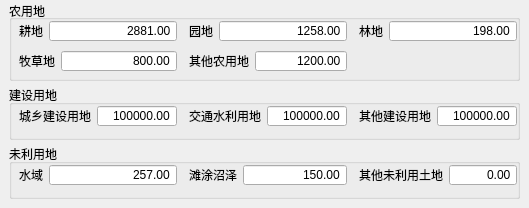
   <widget class="QWidget" name="tab">
    <attribute name="title">
     <string>经济效益</string>
    </attribute>
    <widget class="QGroupBox" name="groupBox_2">
     <property name="geometry">
      <rect>
       <x>9</x>
       <y>0</y>
       <width>511</width>
       <height>81</height>
      </rect>
     </property>
     <property name="font">
      <font>
       <weight>50</weight>
       <bold>false</bold>
      </font>
     </property>
     <property name="title">
      <string>农用地</string>
     </property>
     <property name="alignment">
      <set>Qt::AlignLeading|Qt::AlignLeft|Qt::AlignVCenter</set>
     </property>
     <widget class="QWidget" name="layoutWidget_5">
      <property name="geometry">
       <rect>
        <x>10</x>
        <y>50</y>
        <width>158</width>
        <height>22</height>
       </rect>
      </property>
      <layout class="QFormLayout" name="formLayout_5">
       <item row="0" column="0">
        <widget class="QLabel" name="label_5">
         <property name="text">
          <string>牧草地</string>
         </property>
        </widget>
       </item>
       <item row="0" column="1">
        <widget class="QDoubleSpinBox" name="TxtMCD">
         <property name="minimumSize">
          <size>
           <width>114</width>
           <height>0</height>
          </size>
         </property>
         <property name="wrapping">
          <bool>false</bool>
         </property>
         <property name="frame">
          <bool>true</bool>
         </property>
         <property name="alignment">
          <set>Qt::AlignRight|Qt::AlignTrailing|Qt::AlignVCenter</set>
         </property>
         <property name="buttonSymbols">
          <enum>QAbstractSpinBox::NoButtons</enum>
         </property>
         <property name="maximum">
          <double>999999.989999999990687</double>
         </property>
         <property name="value">
          <double>800.000000000000000</double>
         </property>
        </widget>
       </item>
      </layout>
     </widget>
     <widget class="QWidget" name="layoutWidget_3">
      <property name="geometry">
       <rect>
        <x>350</x>
        <y>20</y>
        <width>158</width>
        <height>22</height>
       </rect>
      </property>
      <layout class="QFormLayout" name="formLayout_3">
       <item row="0" column="0">
        <widget class="QLabel" name="label_3">
         <property name="text">
          <string>林地</string>
         </property>
        </widget>
       </item>
       <item row="0" column="1">
        <widget class="QDoubleSpinBox" name="TxtLD">
         <property name="minimumSize">
          <size>
           <width>126</width>
           <height>0</height>
          </size>
         </property>
         <property name="wrapping">
          <bool>false</bool>
         </property>
         <property name="frame">
          <bool>true</bool>
         </property>
         <property name="alignment">
          <set>Qt::AlignRight|Qt::AlignTrailing|Qt::AlignVCenter</set>
         </property>
         <property name="buttonSymbols">
          <enum>QAbstractSpinBox::NoButtons</enum>
         </property>
         <property name="maximum">
          <double>999999.989999999990687</double>
         </property>
         <property name="value">
          <double>198.000000000000000</double>
         </property>
        </widget>
       </item>
      </layout>
     </widget>
     <widget class="QWidget" name="layoutWidget_2">
      <property name="geometry">
       <rect>
        <x>180</x>
        <y>20</y>
        <width>158</width>
        <height>22</height>
       </rect>
      </property>
      <layout class="QFormLayout" name="formLayout_2">
       <item row="0" column="0">
        <widget class="QLabel" name="label_2">
         <property name="text">
          <string>园地</string>
         </property>
        </widget>
       </item>
       <item row="0" column="1">
        <widget class="QDoubleSpinBox" name="TxtYD">
         <property name="minimumSize">
          <size>
           <width>126</width>
           <height>0</height>
          </size>
         </property>
         <property name="wrapping">
          <bool>false</bool>
         </property>
         <property name="frame">
          <bool>true</bool>
         </property>
         <property name="alignment">
          <set>Qt::AlignRight|Qt::AlignTrailing|Qt::AlignVCenter</set>
         </property>
         <property name="buttonSymbols">
          <enum>QAbstractSpinBox::NoButtons</enum>
         </property>
         <property name="maximum">
          <double>999999.989999999990687</double>
         </property>
         <property name="value">
          <double>1258.000000000000000</double>
         </property>
        </widget>
       </item>
      </layout>
     </widget>
     <widget class="QWidget" name="layoutWidget">
      <property name="geometry">
       <rect>
        <x>10</x>
        <y>20</y>
        <width>158</width>
        <height>22</height>
       </rect>
      </property>
      <layout class="QFormLayout" name="formLayout">
       <item row="0" column="0">
        <widget class="QLabel" name="label">
         <property name="text">
          <string>耕地</string>
         </property>
        </widget>
       </item>
       <item row="0" column="1">
        <widget class="QDoubleSpinBox" name="TxtGD">
         <property name="minimumSize">
          <size>
           <width>126</width>
           <height>0</height>
          </size>
         </property>
         <property name="wrapping">
          <bool>false</bool>
         </property>
         <property name="frame">
          <bool>true</bool>
         </property>
         <property name="alignment">
          <set>Qt::AlignRight|Qt::AlignTrailing|Qt::AlignVCenter</set>
         </property>
         <property name="buttonSymbols">
          <enum>QAbstractSpinBox::NoButtons</enum>
         </property>
         <property name="maximum">
          <double>999999.989999999990687</double>
         </property>
         <property name="value">
          <double>2881.000000000000000</double>
         </property>
        </widget>
       </item>
      </layout>
     </widget>
     <widget class="QWidget" name="layoutWidget_10">
      <property name="geometry">
       <rect>
        <x>180</x>
        <y>50</y>
        <width>158</width>
        <height>22</height>
       </rect>
      </property>
      <layout class="QFormLayout" name="formLayout_10">
       <property name="fieldGrowthPolicy">
        <enum>QFormLayout::AllNonFixedFieldsGrow</enum>
       </property>
       <item row="0" column="0">
        <widget class="QLabel" name="label_10">
         <property name="text">
          <string>其他农用地</string>
         </property>
        </widget>
       </item>
       <item row="0" column="1">
        <widget class="QDoubleSpinBox" name="TxtQTNYD">
         <property name="minimumSize">
          <size>
           <width>90</width>
           <height>0</height>
          </size>
         </property>
         <property name="wrapping">
          <bool>false</bool>
         </property>
         <property name="frame">
          <bool>true</bool>
         </property>
         <property name="alignment">
          <set>Qt::AlignRight|Qt::AlignTrailing|Qt::AlignVCenter</set>
         </property>
         <property name="buttonSymbols">
          <enum>QAbstractSpinBox::NoButtons</enum>
         </property>
         <property name="maximum">
          <double>999999.989999999990687</double>
         </property>
         <property name="value">
          <double>1200.000000000000000</double>
         </property>
        </widget>
       </item>
      </layout>
     </widget>
    </widget>
    <widget class="QGroupBox" name="groupBox_3">
     <property name="geometry">
      <rect>
       <x>9</x>
       <y>85</y>
       <width>511</width>
       <height>55</height>
      </rect>
     </property>
     <property name="title">
      <string>建设用地</string>
     </property>
     <widget class="QWidget" name="layoutWidget_6">
      <property name="geometry">
       <rect>
        <x>350</x>
        <y>20</y>
        <width>158</width>
        <height>22</height>
       </rect>
      </property>
      <layout class="QFormLayout" name="formLayout_6">
       <item row="0" column="1">
        <widget class="QDoubleSpinBox" name="TxtQTJSYD">
         <property name="minimumSize">
          <size>
           <width>78</width>
           <height>0</height>
          </size>
         </property>
         <property name="wrapping">
          <bool>false</bool>
         </property>
         <property name="frame">
          <bool>true</bool>
         </property>
         <property name="alignment">
          <set>Qt::AlignRight|Qt::AlignTrailing|Qt::AlignVCenter</set>
         </property>
         <property name="buttonSymbols">
          <enum>QAbstractSpinBox::NoButtons</enum>
         </property>
         <property name="maximum">
          <double>999999.989999999990687</double>
         </property>
         <property name="value">
          <double>150000.000000000000000</double>
         </property>
        </widget>
       </item>
       <item row="0" column="0">
        <widget class="QLabel" name="label_6">
         <property name="text">
          <string>其他建设用地</string>
         </property>
        </widget>
       </item>
      </layout>
     </widget>
     <widget class="QWidget" name="layoutWidget_7">
      <property name="geometry">
       <rect>
        <x>10</x>
        <y>20</y>
        <width>158</width>
        <height>22</height>
       </rect>
      </property>
      <layout class="QFormLayout" name="formLayout_7">
       <item row="0" column="0">
        <widget class="QLabel" name="label_7">
         <property name="text">
          <string>城乡建设用地</string>
         </property>
        </widget>
       </item>
       <item row="0" column="1">
        <widget class="QDoubleSpinBox" name="TxtCXJSYD">
         <property name="minimumSize">
          <size>
           <width>78</width>
           <height>0</height>
          </size>
         </property>
         <property name="wrapping">
          <bool>false</bool>
         </property>
         <property name="frame">
          <bool>true</bool>
         </property>
         <property name="alignment">
          <set>Qt::AlignRight|Qt::AlignTrailing|Qt::AlignVCenter</set>
         </property>
         <property name="buttonSymbols">
          <enum>QAbstractSpinBox::NoButtons</enum>
         </property>
         <property name="maximum">
          <double>999999.989999999990687</double>
         </property>
         <property name="value">
          <double>300000.000000000000000</double>
         </property>
        </widget>
       </item>
      </layout>
     </widget>
     <widget class="QWidget" name="layoutWidget_4">
      <property name="geometry">
       <rect>
        <x>180</x>
        <y>20</y>
        <width>158</width>
        <height>22</height>
       </rect>
      </property>
      <layout class="QFormLayout" name="formLayout_4">
       <item row="0" column="0">
        <widget class="QLabel" name="label_4">
         <property name="text">
          <string>交通水利用地</string>
         </property>
        </widget>
       </item>
       <item row="0" column="1">
        <widget class="QDoubleSpinBox" name="TxtJTSLYD">
         <property name="minimumSize">
          <size>
           <width>78</width>
           <height>0</height>
          </size>
         </property>
         <property name="wrapping">
          <bool>false</bool>
         </property>
         <property name="frame">
          <bool>true</bool>
         </property>
         <property name="alignment">
          <set>Qt::AlignRight|Qt::AlignTrailing|Qt::AlignVCenter</set>
         </property>
         <property name="buttonSymbols">
          <enum>QAbstractSpinBox::NoButtons</enum>
         </property>
         <property name="maximum">
          <double>999999.989999999990687</double>
         </property>
         <property name="value">
          <double>210000.000000000000000</double>
         </property>
        </widget>
       </item>
      </layout>
     </widget>
    </widget>
    <widget class="QGroupBox" name="groupBox_4">
     <property name="geometry">
      <rect>
       <x>9</x>
       <y>144</y>
       <width>511</width>
       <height>55</height>
      </rect>
     </property>
     <property name="title">
      <string>未利用地</string>
     </property>
     <widget class="QWidget" name="layoutWidget_9">
      <property name="geometry">
       <rect>
        <x>350</x>
        <y>20</y>
        <width>158</width>
        <height>22</height>
       </rect>
      </property>
      <layout class="QFormLayout" name="formLayout_9">
       <item row="0" column="0">
        <widget class="QLabel" name="label_9">
         <property name="text">
          <string>其他未利用土地</string>
         </property>
        </widget>
       </item>
       <item row="0" column="1">
        <widget class="QDoubleSpinBox" name="TxtQTWLYTD">
         <property name="minimumSize">
          <size>
           <width>66</width>
           <height>0</height>
          </size>
         </property>
         <property name="wrapping">
          <bool>false</bool>
         </property>
         <property name="frame">
          <bool>true</bool>
         </property>
         <property name="alignment">
          <set>Qt::AlignRight|Qt::AlignTrailing|Qt::AlignVCenter</set>
         </property>
         <property name="buttonSymbols">
          <enum>QAbstractSpinBox::NoButtons</enum>
         </property>
         <property name="maximum">
          <double>999999.989999999990687</double>
         </property>
        </widget>
       </item>
      </layout>
     </widget>
     <widget class="QWidget" name="layoutWidget_11">
      <property name="geometry">
       <rect>
        <x>180</x>
        <y>20</y>
        <width>158</width>
        <height>22</height>
       </rect>
      </property>
      <layout class="QFormLayout" name="formLayout_11">
       <item row="0" column="0">
        <widget class="QLabel" name="label_11">
         <property name="text">
          <string>滩涂沼泽</string>
         </property>
        </widget>
       </item>
       <item row="0" column="1">
        <widget class="QDoubleSpinBox" name="TxtTTZZ">
         <property name="minimumSize">
          <size>
           <width>102</width>
           <height>0</height>
          </size>
         </property>
         <property name="wrapping">
          <bool>false</bool>
         </property>
         <property name="frame">
          <bool>true</bool>
         </property>
         <property name="alignment">
          <set>Qt::AlignRight|Qt::AlignTrailing|Qt::AlignVCenter</set>
         </property>
         <property name="buttonSymbols">
          <enum>QAbstractSpinBox::NoButtons</enum>
         </property>
         <property name="maximum">
          <double>999999.989999999990687</double>
         </property>
         <property name="value">
          <double>150.000000000000000</double>
         </property>
        </widget>
       </item>
      </layout>
     </widget>
     <widget class="QWidget" name="layoutWidget_8">
      <property name="geometry">
       <rect>
        <x>10</x>
        <y>20</y>
        <width>158</width>
        <height>22</height>
       </rect>
      </property>
      <layout class="QFormLayout" name="formLayout_8">
       <item row="0" column="1">
        <widget class="QDoubleSpinBox" name="TxtSY">
         <property name="minimumSize">
          <size>
           <width>126</width>
           <height>0</height>
          </size>
         </property>
         <property name="wrapping">
          <bool>false</bool>
         </property>
         <property name="frame">
          <bool>true</bool>
         </property>
         <property name="alignment">
          <set>Qt::AlignRight|Qt::AlignTrailing|Qt::AlignVCenter</set>
         </property>
         <property name="buttonSymbols">
          <enum>QAbstractSpinBox::NoButtons</enum>
         </property>
         <property name="maximum">
          <double>999999.989999999990687</double>
         </property>
         <property name="value">
          <double>257.000000000000000</double>
         </property>
        </widget>
       </item>
       <item row="0" column="0">
        <widget class="QLabel" name="label_8">
         <property name="text">
          <string>水域</string>
         </property>
        </widget>
       </item>
      </layout>
     </widget>
    </widget>
   </widget>
